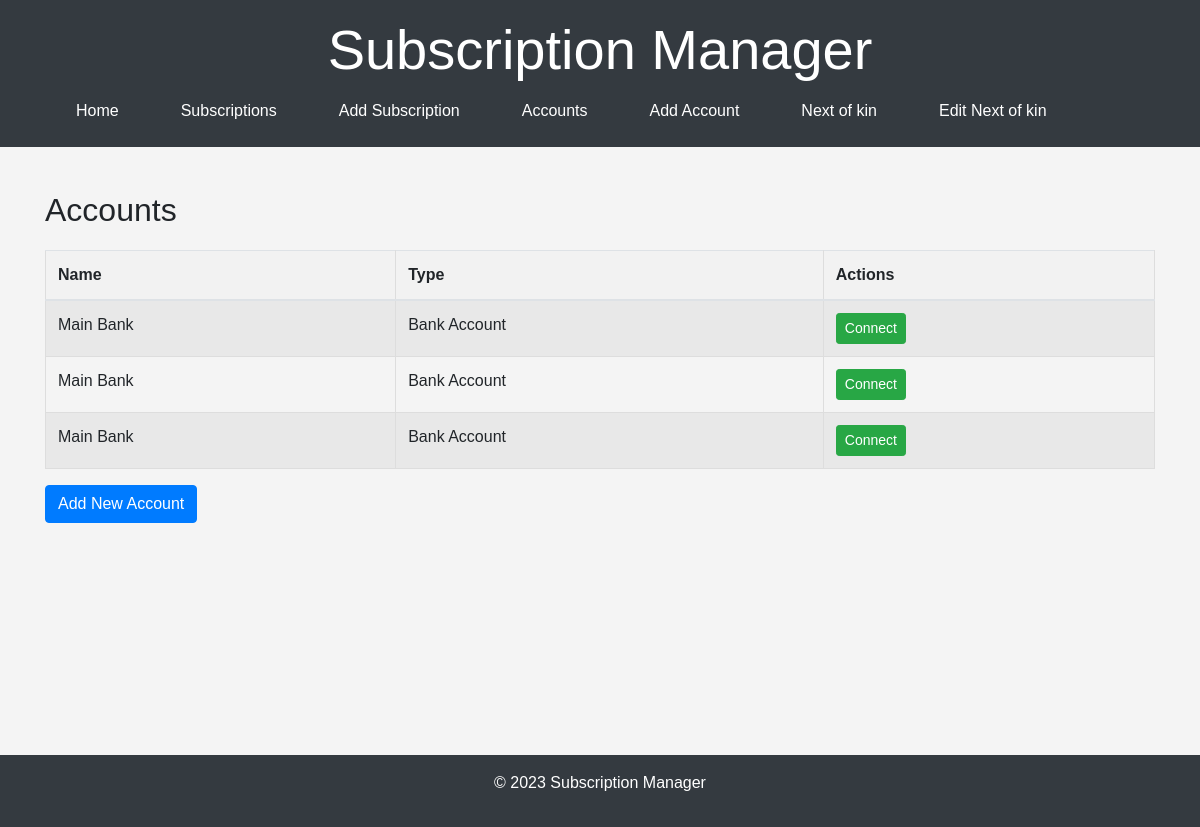
Screenshot of /accounts/ with the database file from the repository.
### models.py (models this page shows)
class Account(Base):
    __tablename__ = "accounts"
    id = Column(Integer, primary_key=True, index=True)
    account_name = Column(String)
    account_type = Column(String)
    subscriptions = relationship("Subscription", back_populates="account")

### main.py (the view)
@app.get("/accounts/")
def read_accounts(request: Request, db: Session = Depends(get_db)):
    try:
        accounts = crud.get_accounts(db)
        return templates.TemplateResponse("accounts.html", {"request": request, "accounts": accounts})
    except Exception as e:
        logging.error(f"Error fetching accounts data: {e}")
        raise HTTPException(status_code=500, detail="Internal Server Error")

### Templates/accounts.html
{% extends "base.html" %}
{% block content %}
<h2>Accounts</h2>
<table class="table table-striped">
    <thead>
        <tr>
            <th>Name</th>
            <th>Type</th>
            <th>Actions</th>
        </tr>
    </thead>
    <tbody>
        {% for account in accounts %}
        <tr>
            <td>{{ account.account_name }}</td>
            <td>{{ account.account_type }}</td>
            <td>
                <form method="post" action="/accounts/connect/{{ account.id }}" style="display:inline;">
                    <button type="submit" class="btn btn-success btn-sm">Connect</button>
                </form>
            </td>
        </tr>
        {% endfor %}
    </tbody>
</table>
<a href="/accounts/add/" class="btn btn-primary">Add New Account</a>
{% endblock %}

### Static/css/styles.css (style rules this page uses)
body { font-family: Arial, sans-serif; margin: 0; padding: 0; background-color: #f4f4f4; }
table { width: 100%; border-collapse: collapse; margin: 20px 0; }
table, th, td { border: 1px solid #ddd; padding: 8px; }
th { background-color: #f2f2f2; }

### rows the page displays
Account: account_name "Main Bank", account_type "Bank Account"
Account: account_name "Main Bank", account_type "Bank Account"
Account: account_name "Main Bank", account_type "Bank Account"
